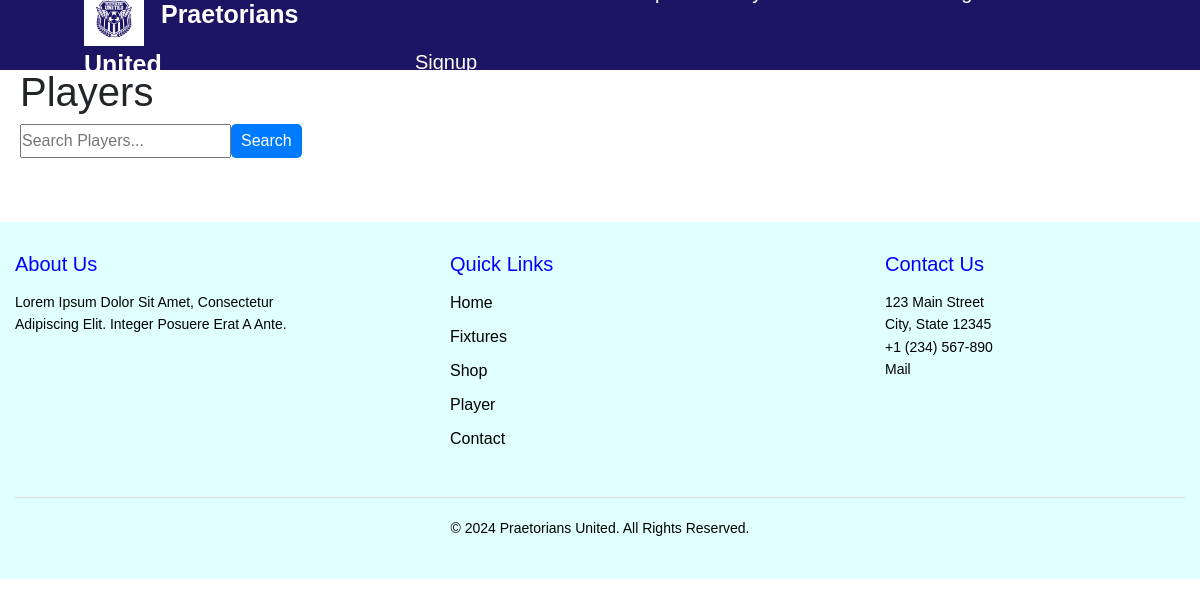
Before: /player/ with the older database file.
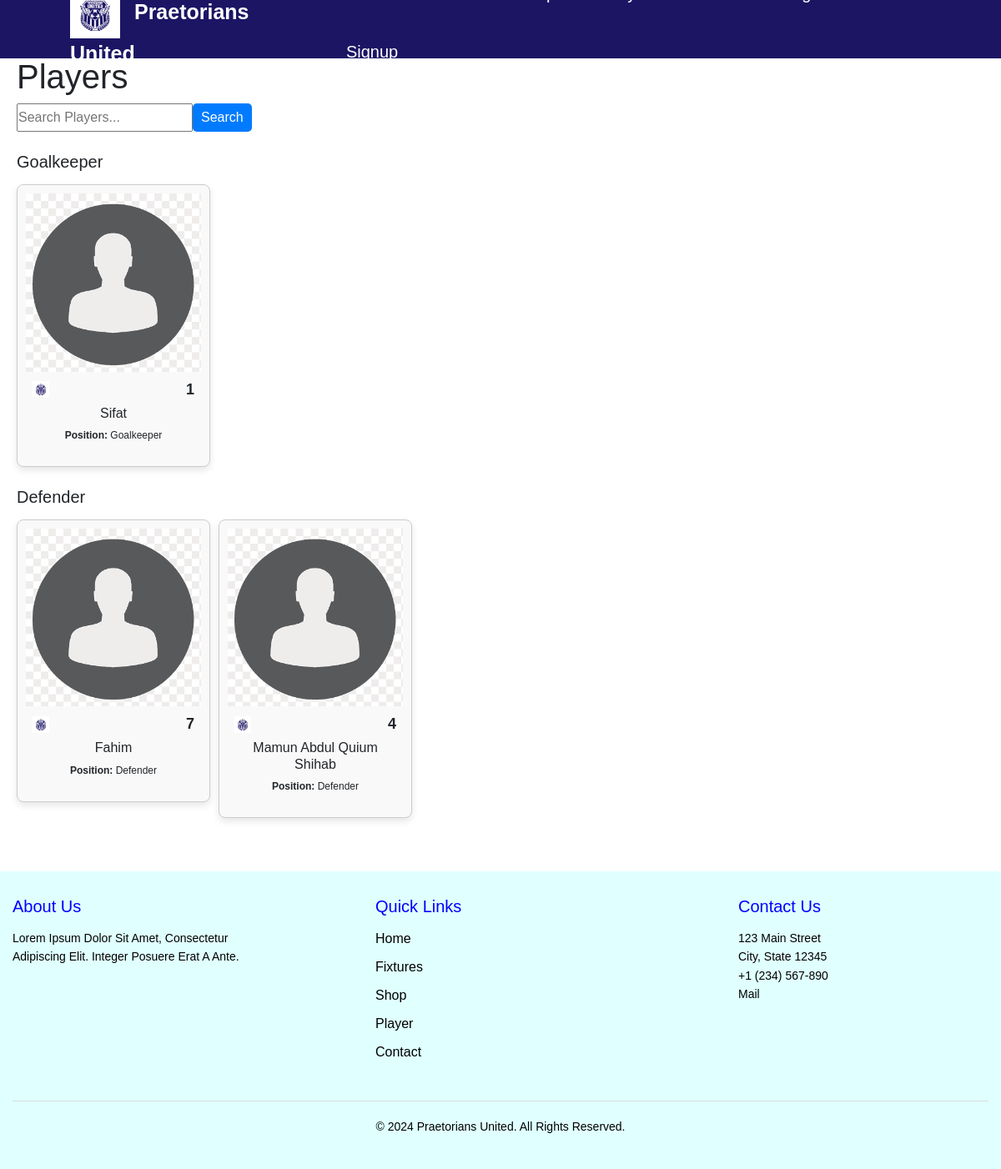
After: the same page with the newer database file.
### club/models.py (models this page shows, shortened)
class Player(models.Model):
    GOALKEEPER = 'goalkeeper'
    DEFENDER = 'defender'
    MIDFIELDER = 'midfielder'
    FORWARD = 'forward'
    POSITION_CHOICES = [
        (GOALKEEPER, 'Goalkeeper'),
        (DEFENDER, 'Defender'),
        (MIDFIELDER, 'Midfielder'),
        (FORWARD, 'Forward'),
    ]
    name = models.CharField(max_length=100)
    bio = models.TextField(null=True)
    kit = models.IntegerField(unique=True)
    position = models.CharField(
        max_length=50,
        choices=POSITION_CHOICES,
        default=MIDFIELDER,
    )
    age = models.IntegerField()
    team = models.CharField(max_length=100)
    dob = models.DateField()
    img = models.ImageField(upload_to='player_images/')
    nationality = models.CharField(max_length=100, null=True)
    nationality_image = models.ImageField(upload_to='player_nationality_images/', null=True)

### club/views.py (the view)
# urls.py: path('player/',views.player,name='player'),
def player(request):
    positions = dict(Player.POSITION_CHOICES).values()  # Get the display names
    players_by_position = {position: [] for position in positions}
    if request.method == "GET":
        st = request.GET.get('search')
        if st:
            players = Player.objects.filter(name__icontains=st).order_by('position')
        else:
            players = Player.objects.all().order_by('position')
    position_map = {internal: display for internal, display in Player.POSITION_CHOICES}
    for player in players:
        position_display = position_map.get(player.position)
        if position_display in players_by_position:
            players_by_position[position_display].append(player)
    players_by_position = {position: players for position, players in players_by_position.items() if players}
    context = {
        'players_by_position': players_by_position,
    }
    return render(request, 'player.html', context)

### templates/player.html
{% extends "base.html" %}
{% load static %}
{% block content %}
<div class="player-all-container mt-5">
    <h1 class="player-all-mb-4">Players</h1>
    <form action="" method="GET" class="mb-4">
        <div class="input-group">
            <input type="text" class="player-all-form-control" placeholder="Search players..." name="search" value="{{ request.GET.search }}">
            <div class="player-all-input-group-append">
                <button class="player-all-btn btn-outline-primary" type="submit">Search</button>
            </div>
        </div>
    </form>
    {% for position, players in players_by_position.items %}
        <div class="player-all-position-section">
            <h2 class="player-all-position-title">{{ position }}</h2>
            <div class="player-all-row">
                {% for player in players %}
                    <div class="player-all-col-md-4">
                        <div class="player-all-card mb-4 player-card">
                            <a href="{% url 'player_detail' player.pk %}">
                            <img src="{{ player.img.url }}" class="player-all-card-img-top" alt="{{ player.name }}">
                        </a>
                            <div class="player-all-card-body text-center">
                                <div class="player-all-card-header">
                                    <img src="{{ player.nationality_image.url }}" alt="{{ player.nationality }}" class="player-all-flag">
                                    <span class="player-all-kit">{{ player.kit }}</span>
                                </div>
                                <h5 class="player-all-card-title">{{ player.name }}</h5>
                                <p class="player-all-card-text"><strong>Position:</strong> {{ position }}</p>
                            </div>
                        </div>
                    </div>
                {% endfor %}
            </div>
        </div>
    {% endfor %}
</div>
{% endblock %}

### templates/base.html (shortened to what this page needs)
{% include 'header.html' %}
{% load static%}
{% block content %}{% endblock %}
{% include 'footer.html' %}

### templates/header.html (shortened to what this page needs)
{% load static %}
<!DOCTYPE html>
<html lang="en">
<head>
    <link rel="stylesheet" href="{% static 'css/style.css' %}">
</head>
<body class="hea">
    <header >
        <a class="logo" href="{% url 'home' %}">
                <img src="{% static 'img/club_logo.jpeg' %}" alt="Logo" style="width: 60px; height: 60px; margin-right: 10px;">
                Praetorians United
        </a>
        <nav class="navbar" >
            <ul>
                <li><a href="{% url 'home' %}">Home</a></li>
                <li><a href="{% url 'fixture' %}">Fixtures</a></li>
                <li><a href="{% url 'shop' %}">Shop + </a>
                </li>
                <li><a href="{% url 'player' %}">Players</a></li>
                <li><a href="{% url 'contact' %}">Contact</a></li>
                {% if user.is_authenticated %}
                <li>
                <a class="logo" href="">
                    {% if user.profile.avatar %}
                    <img src="{{ user.profile.avatar.url }}" alt="Avatar" style="width: 50px; height: 50px; border-radius: 50%; margin-right: 5px;">
                    {% else %}
                    <span class="fa fa-user-circle-o fa-lg"></span>
                    {% endif %}
                    {{ user.username }}
                </a>
                <ul>
                    <li>
                        <a href="{% url 'profile' %}">Profile</a>
                    <form action="{% url 'logout' %}" method="post">
                        {% csrf_token %}
                        <button type="submit" class="dropdown-item white-text">Logout</button>
                    </form>
                    </li>
                    <li></li>
                </ul>
            </li>
                {%else%}
                <li><a href="{% url 'login' %}">Login</a></li>
                <li><a href="{% url 'signup' %}">Signup</a></li>
                {% endif %}
            </ul>
        </nav>
    </header>
</body>
</html>

### templates/footer.html (shortened to what this page needs)
{%load static%}
<!DOCTYPE html>
<html lang="en">
<head>
    <link href="https://stackpath.bootstrapcdn.com/bootstrap/4.5.2/css/bootstrap.min.css" rel="stylesheet">
    <link rel="stylesheet" href="{% static 'css/style.css' %}">
</head>
<body>
    <footer>
        <div class="footer-container">
            <div class="footer-row">
                <div class="footer-col-md-4">
                    <h5>About Us</h5>
                    <p>Lorem ipsum dolor sit amet, consectetur adipiscing elit. Integer posuere erat a ante.</p>
                </div>
                <div class="footer-col-md-4">
                    <h5>Quick Links</h5>
                    <ul class="footer-list-unstyled">
                        <li><a href="{% url 'home' %}" class="footer-text-white">Home</a></li>
                        <li><a href="{% url 'fixture' %}" class="footer-text-white">Fixtures</a></li>
                        <li><a href="{% url 'shop' %}" class="footer-text-white">Shop</a></li>
                        <li><a href="{% url 'player' %}" class="footer-text-white">Player</a></li>
                        <li><a href="{% url 'contact' %}" class="footer-text-white">Contact</a></li>
                    </ul>
                </div>
                <div class="footer-col-md-4">
                    <h5>Contact Us</h5>
                    <address>
                        123 Main Street<br>
                        City, State 12345<br>
                        <a href="tel:+1234567890" class="footer-text-white">+1 (234) 567-890</a><br>
                        <a href="{% url 'contact' %}" class="footer-text-white">mail</a>
                    </address>
                </div>
            </div>
            <div class="footer-row mt-3">
                <div class="footer-col text-center">
                    <p class="tect-center">&copy; 2024 Praetorians United. All rights reserved.</p>
                </div>
            </div>
        </div>
    </footer>
</body>
</html>

### static/css/style.css (style rules this page uses)
* { margin: 0; padding: 0; box-sizing: border-box; font-family: Arial, Helvetica, sans-serif; text-transform: capitalize; text-decoration: none; }
body { min-height: 100vh; background-size:cover ; background-position: center; }
header { position: fixed; top: 0; left: 0; right: 0; background: #1c1564; padding: 20px 7%; display: flex; align-items: center; justify-content: space-between; z-index: 1000; height: 70px; }
header .logo { font-weight: bolder; font-size: 25px; color: #fff; text-decoration: none; }
header .navbar ul { list-style: none; }
header .navbar ul li { position: relative; float: left; }
header a { text-decoration: none; }
header .navbar ul li a { font-size: 20px; padding: 20px; color: #FFFFFF; display: block; text-decoration: none; }
footer { background-color: #E0FFFF; color: #fff; margin-top: 20px; padding: 20px 0; font-family: Arial, sans-serif; }
.footer-container { max-width: 1200px; margin: 0 auto; padding: 0 15px; }
.footer-row { display: flex; flex-wrap: wrap; justify-content: space-between; margin-bottom: 20px; }
.footer-col-md-4 { flex: 1 1 300px; max-width: 300px; margin: 10px 0; }
.footer-col-md-4 h5 { font-size: 1.25em; margin-bottom: 15px; color: blue; }
.footer-col-md-4 p, .footer-col-md-4 address { font-size: 0.875em; line-height: 1.6; color: black; }
.footer-list-unstyled { list-style: none; padding: 0; }
.footer-list-unstyled li { margin-bottom: 10px; }
.footer-text-white { color: black; text-decoration: none; transition: color 0.2s; }
.footer-row.mt-3 { border-top: 1px solid #dcdcdc; padding-top: 20px; color: black; }
.footer-col.text-center { flex: 1 1 100%; text-align: center; }
.footer-col.text-center p { margin: 0; font-size: 0.875em; color: Black; }
.player-card { background-color: #e0ffff4c;; border-radius: 8px; padding: 20px; box-shadow: 0 4px 8px rgba(0, 0, 0, 0.1); transition: transform 0.3s ease-in-out; display: flex; flex-direction: column; }
.player-all-container { width: 100%; padding: 20px; }
.player-all-position-title { font-size: 20px; margin-bottom: 15px; }
.player-all-row { display: flex; flex-wrap: wrap; gap: 10px; }
.player-all-col-md-4 { flex: 1 1 20%; max-width: 20%; }
.player-all-card { border: 1px solid #ccc; border-radius: 8px; overflow: hidden; background-color: #f9f9f9; transition: transform 0.3s; padding: 10px; }
.player-all-card-img-top { width: 100%; height: auto; }
.player-all-card-body { padding: 8px; position: relative; }
.player-all-card-header { display: flex; justify-content: space-between; align-items: center; margin-bottom: 5px; }
.player-all-flag { width: 20px; height: auto; }
.player-all-kit { font-size: 18px; font-weight: bold; }
.player-all-card-title { font-size: 16px; margin-bottom: 8px; }
.player-all-card-text { font-size: 12px; margin-bottom: 10px; }
.player-all-btn { padding: 5px 10px; border: none; background-color: #007bff; color: #fff; border-radius: 5px; text-decoration: none; transition: background-color 0.3s; }

Changed rows visible on the page:
added Player: position "Goalkeeper", img (placeholder picture), nationality_image (picture), kit "1", name "Sifat"
added Player: position "Defender", img (placeholder picture), nationality_image (picture), kit "7", name "Fahim"
added Player: img (placeholder picture), nationality_image (picture), kit "4", name "Mamun Abdul Quium Shihab", position "Defender"
